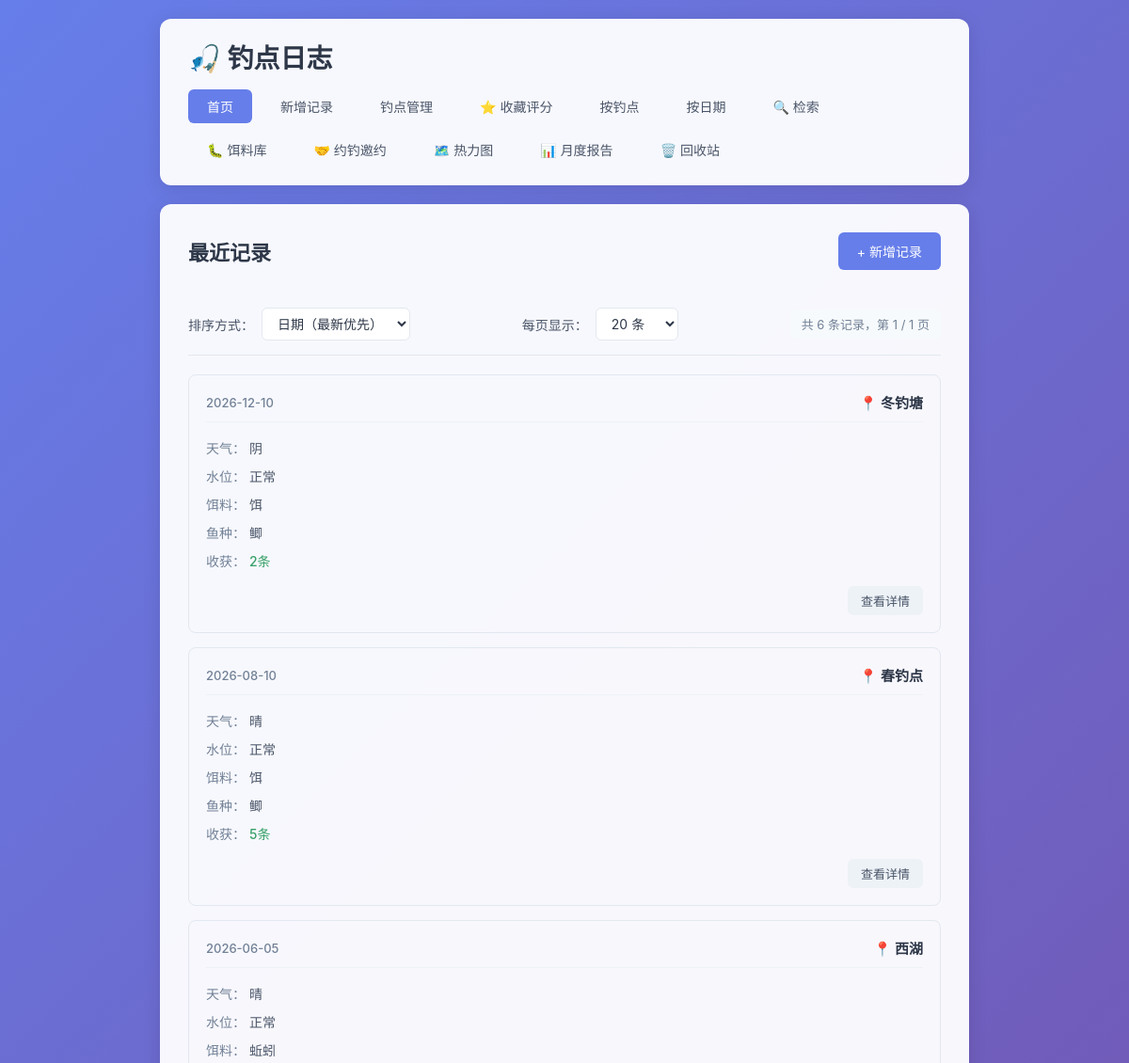
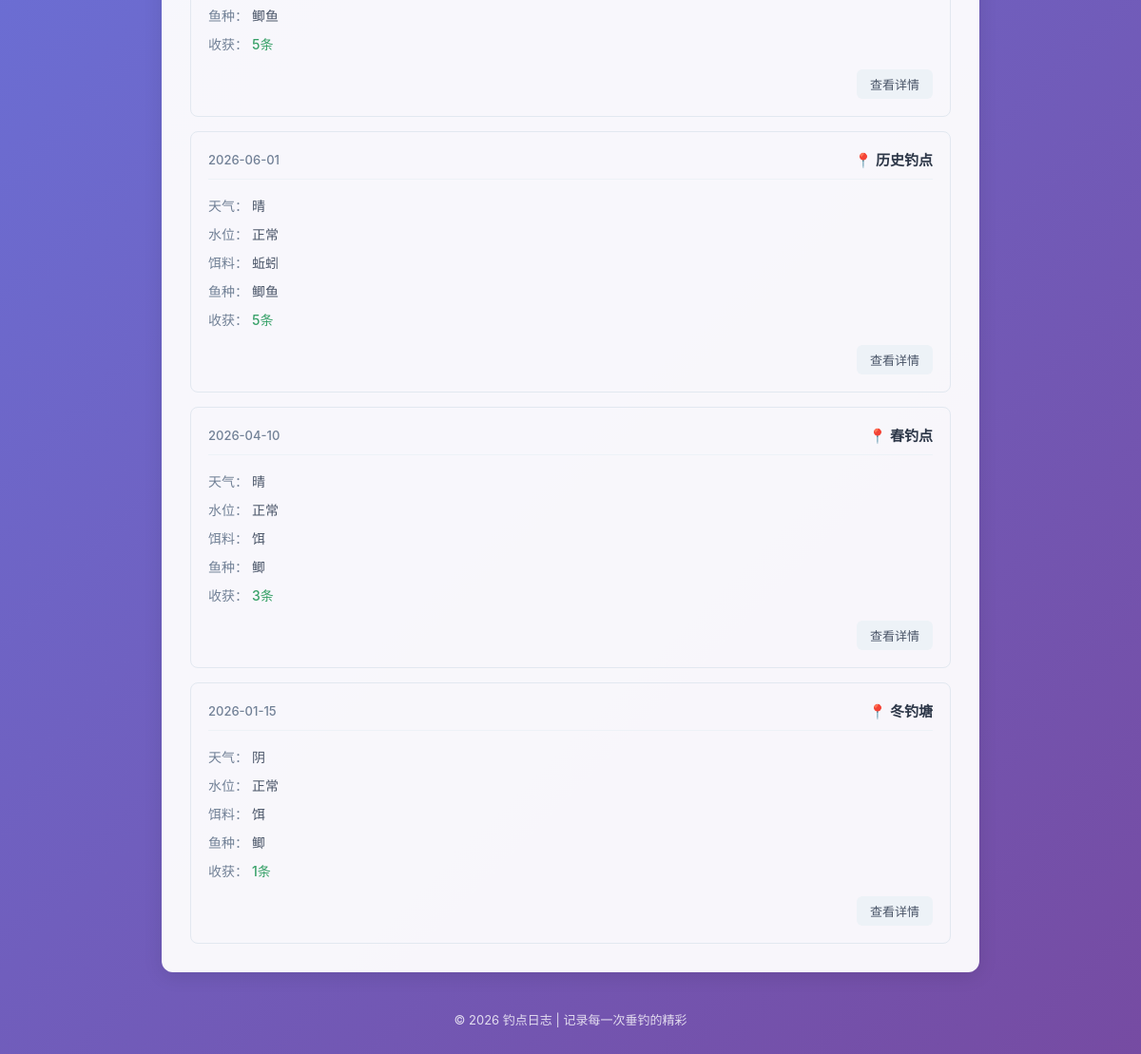
Before: / with the older database file (2 pictures, top to bottom).
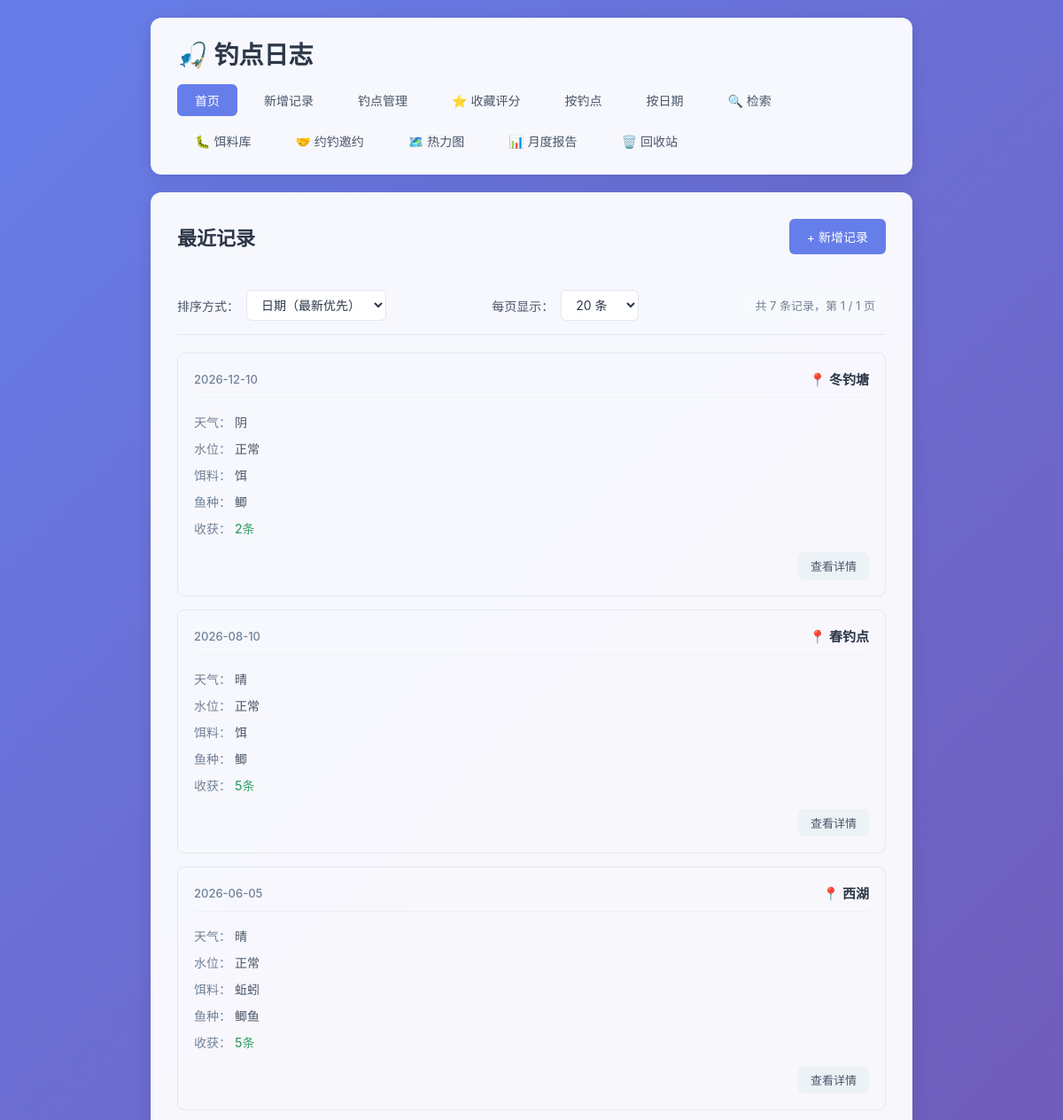
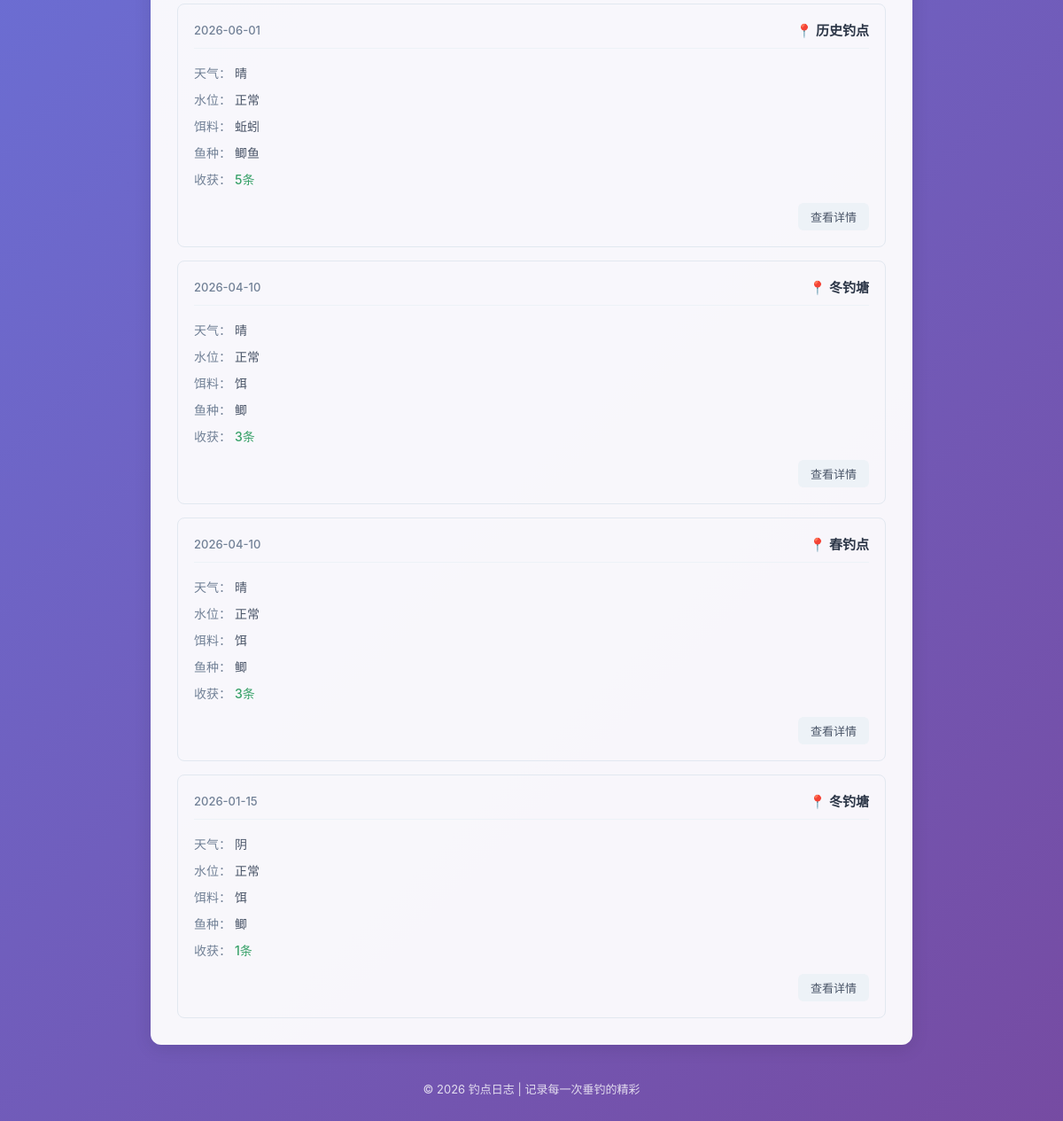
After: the same page with the newer database file (2 pictures, top to bottom).
### tables this page shows
CREATE TABLE fishing_logs (
            id INTEGER PRIMARY KEY AUTOINCREMENT,
            spot TEXT NOT NULL,
            weather TEXT NOT NULL,
            water_level TEXT NOT NULL,
            bait TEXT NOT NULL,
            fish_species TEXT NOT NULL,
            harvest TEXT NOT NULL,
            next_strategy TEXT,
            created_at DATE NOT NULL
        , temperature TEXT, humidity TEXT, wind TEXT, deleted_at TIMESTAMP);

### app.py (the view)
@app.route('/')
def index():
    page = request.args.get('page', 1, type=int)
    per_page = request.args.get('per_page', 20, type=int)
    sort_by = request.args.get('sort', 'date_desc')
    per_page = max(10, min(per_page, 100))
    sort_options = {
        'date_desc': ('created_at DESC, id DESC', '日期降序'),
        'date_asc': ('created_at ASC, id ASC', '日期升序'),
        'spot_desc': ('spot DESC, created_at DESC, id DESC', '钓点降序'),
        'spot_asc': ('spot ASC, created_at DESC, id DESC', '钓点升序'),
    }
    order_clause, sort_label = sort_options.get(sort_by, sort_options['date_desc'])
    conn = get_db()
    count_result = conn.execute('SELECT COUNT(*) as total FROM fishing_logs WHERE deleted_at IS NULL').fetchone()
    total = count_result['total']
    total_pages = max(1, (total + per_page - 1) // per_page)
    page = max(1, min(page, total_pages))
    offset = (page - 1) * per_page
    logs = conn.execute(
        f'SELECT * FROM fishing_logs WHERE deleted_at IS NULL ORDER BY {order_clause} LIMIT ? OFFSET ?',
        (per_page, offset)
    ).fetchall()
    conn.close()
    return render_template(
        'index.html',
        logs=logs,
        page=page,
        per_page=per_page,
        total=total,
        total_pages=total_pages,
        sort_by=sort_by,
        sort_label=sort_label
    )

### app.py (called while the page is built)
def get_db():
    conn = sqlite3.connect(DB_PATH)
    conn.row_factory = sqlite3.Row
    return conn

### templates/index.html (shortened to what this page needs)
{% extends 'base.html' %}
{% block content %}
    <div class="page-header">
        <h2>最近记录</h2>
        <a href="{{ url_for('add_log') }}" class="btn btn-primary">+ 新增记录</a>
    </div>
    {% if logs %}
        <div class="toolbar">
            <div class="sort-group">
                <label>排序方式：</label>
                <select id="sortSelect" onchange="handleSortChange()">
                    <option value="date_desc" {% if sort_by == 'date_desc' %}selected{% endif %}>日期（最新优先）</option>
                </select>
            </div>
            <div class="per-page-group">
                <label>每页显示：</label>
                <select id="perPageSelect" onchange="handlePerPageChange()">
                    <option value="20" {% if per_page == 20 %}selected{% endif %}>20 条</option>
                </select>
            </div>
            <div class="total-info">
                共 {{ total }} 条记录，第 {{ page }} / {{ total_pages }} 页
            </div>
        </div>
        <div class="log-list">
            {% for log in logs %}
                <div class="log-card">
                    <div class="log-header">
                        <span class="log-date">{{ log['created_at'] }}</span>
                        <span class="log-spot">📍 {{ log['spot'] }}</span>
                    </div>
                    <div class="log-body">
                        <div class="log-row">
                            <span class="label">天气：</span>
                            <span>{{ log['weather'] }}</span>
                        </div>
                        <div class="log-row">
                            <span class="label">水位：</span>
                            <span>{{ log['water_level'] }}</span>
                        </div>
                        <div class="log-row">
                            <span class="label">饵料：</span>
                            <span>{{ log['bait'] }}</span>
                        </div>
                        <div class="log-row">
                            <span class="label">鱼种：</span>
                            <span>{{ log['fish_species'] }}</span>
                        </div>
                        <div class="log-row">
                            <span class="label">收获：</span>
                            <span class="harvest">{{ log['harvest'] }}</span>
                        </div>
                    </div>
                    <div class="log-footer">
                        <a href="{{ url_for('log_detail', log_id=log['id'], page=page, sort=sort_by, per_page=per_page) }}" class="btn btn-small">查看详情</a>
                    </div>
                </div>
            {% endfor %}
        </div>
    {% else %}
        <div class="empty-state">
            <p>还没有任何记录，快去添加第一条吧！</p>
            <a href="{{ url_for('add_log') }}" class="btn btn-primary">+ 新增记录</a>
        </div>
    {% endif %}
{% endblock %}

### templates/base.html (shortened to what this page needs)
<!DOCTYPE html>
<html lang="zh-CN">
<head>
    <link rel="stylesheet" href="{{ url_for('static', filename='style.css') }}">
</head>
<body>
    <div class="container">
        <header>
            <h1>🎣 钓点日志</h1>
            <nav>
                <a href="{{ url_for('index') }}" class="{% if request.endpoint == 'index' %}active{% endif %}">首页</a>
                <a href="{{ url_for('add_log') }}" class="{% if request.endpoint == 'add_log' %}active{% endif %}">新增记录</a>
                <a href="{{ url_for('spots_list') }}" class="{% if request.endpoint in ['spots_list', 'spot_detail', 'add_spot', 'edit_spot'] %}active{% endif %}">钓点管理</a>
                <a href="{{ url_for('spots_list', filter='favorite') }}" class="{% if request.endpoint == 'spots_list' and request.args.get('filter') == 'favorite' %}active{% endif %}">⭐ 收藏评分</a>
                <a href="{{ url_for('by_spot') }}" class="{% if request.endpoint == 'by_spot' %}active{% endif %}">按钓点</a>
                <a href="{{ url_for('by_date') }}" class="{% if request.endpoint == 'by_date' %}active{% endif %}">按日期</a>
                <a href="{{ url_for('search_logs') }}" class="{% if request.endpoint == 'search_logs' %}active{% endif %}">🔍 检索</a>
                <a href="{{ url_for('baits_list') }}" class="{% if request.endpoint in ['baits_list', 'add_bait', 'edit_bait'] %}active{% endif %}">🐛 饵料库</a>
                <a href="{{ url_for('invitations_list') }}" class="{% if request.endpoint in ['invitations_list', 'add_invitation', 'invitations_detail', 'edit_invitation'] %}active{% endif %}">🤝 约钓邀约</a>
                <a href="{{ url_for('heatmap') }}" class="{% if request.endpoint == 'heatmap' %}active{% endif %}">🗺️ 热力图</a>
                <a href="{{ url_for('monthly_report') }}" class="{% if request.endpoint == 'monthly_report' %}active{% endif %}">📊 月度报告</a>
                <a href="{{ url_for('recycle_bin') }}" class="{% if request.endpoint in ['recycle_bin', 'restore_item', 'permanent_delete_item', 'batch_restore', 'batch_permanent_delete'] %}active{% endif %}">🗑️ 回收站</a>
            </nav>
        </header>
        <main>
            {% block content %}{% endblock %}
        </main>
        <footer>
            <p>© 2026 钓点日志 | 记录每一次垂钓的精彩</p>
        </footer>
    </div>
</body>
</html>

### static/style.css (style rules this page uses)
* { margin: 0; padding: 0; box-sizing: border-box; }
body { font-family: -apple-system, BlinkMacSystemFont, 'Segoe UI', 'PingFang SC', 'Microsoft YaHei', sans-serif; background: linear-gradient(135deg, #667eea 0%, #764ba2 100%); min-height: 100vh; color: #333; }
.container { max-width: 900px; margin: 0 auto; padding: 20px; min-height: 100vh; display: flex; flex-direction: column; }
header { background: rgba(255, 255, 255, 0.95); border-radius: 12px; padding: 20px 30px; margin-bottom: 20px; box-shadow: 0 4px 20px rgba(0, 0, 0, 0.1); }
header h1 { font-size: 28px; color: #2d3748; margin-bottom: 15px; }
nav { display: flex; gap: 10px; flex-wrap: wrap; }
nav a { padding: 8px 20px; text-decoration: none; color: #4a5568; border-radius: 6px; transition: all 0.2s ease; font-size: 14px; }
nav a.active { background: #667eea; color: white; }
main { flex: 1; background: rgba(255, 255, 255, 0.95); border-radius: 12px; padding: 30px; box-shadow: 0 4px 20px rgba(0, 0, 0, 0.1); }
.page-header { display: flex; justify-content: space-between; align-items: center; margin-bottom: 25px; flex-wrap: wrap; gap: 15px; }
.page-header h2 { color: #2d3748; font-size: 22px; }
.btn { display: inline-block; padding: 10px 20px; border: none; border-radius: 6px; text-decoration: none; font-size: 14px; cursor: pointer; transition: all 0.2s ease; font-family: inherit; }
.btn-primary { background: #667eea; color: white; }
.btn-small { padding: 6px 14px; font-size: 13px; background: #edf2f7; color: #4a5568; }
.toolbar { display: flex; justify-content: space-between; align-items: center; flex-wrap: wrap; gap: 15px; padding: 15px 0; margin-bottom: 20px; border-bottom: 1px solid #e2e8f0; }
.sort-group, .per-page-group { display: flex; align-items: center; gap: 8px; }
.sort-group label, .per-page-group label { font-size: 14px; color: #4a5568; font-weight: 500; }
.sort-group select, .per-page-group select { padding: 7px 12px; border: 1px solid #e2e8f0; border-radius: 6px; font-size: 14px; background: #fff; color: #2d3748; cursor: pointer; transition: all 0.2s ease; font-family: inherit; }
.total-info { font-size: 13px; color: #718096; padding: 6px 12px; background: #f7fafc; border-radius: 6px; }
.log-list { display: grid; gap: 15px; }
.log-card { border: 1px solid #e2e8f0; border-radius: 8px; padding: 18px; transition: all 0.2s ease; }
.log-header { display: flex; justify-content: space-between; align-items: center; margin-bottom: 12px; padding-bottom: 10px; border-bottom: 1px solid #edf2f7; }
.log-date { font-size: 13px; color: #718096; font-weight: 500; }
.log-spot { font-size: 15px; font-weight: 600; color: #2d3748; }
.log-body { margin-bottom: 12px; }
.log-row { padding: 5px 0; font-size: 14px; color: #4a5568; }
.log-row .label { font-weight: 500; color: #718096; }
.log-row .harvest { color: #38a169; font-weight: 500; }
.log-footer { text-align: right; }
footer { text-align: center; padding: 20px; color: rgba(255, 255, 255, 0.8); font-size: 13px; margin-top: 20px; }

Changed rows visible on the page:
added fishing_logs: created_at "2026-04-10", spot "冬钓塘", weather "晴", water_level "正常", bait "饵", fish_species "鲫", harvest "3条"
Other visible differences:
{{ total }}: "6" → "7"
